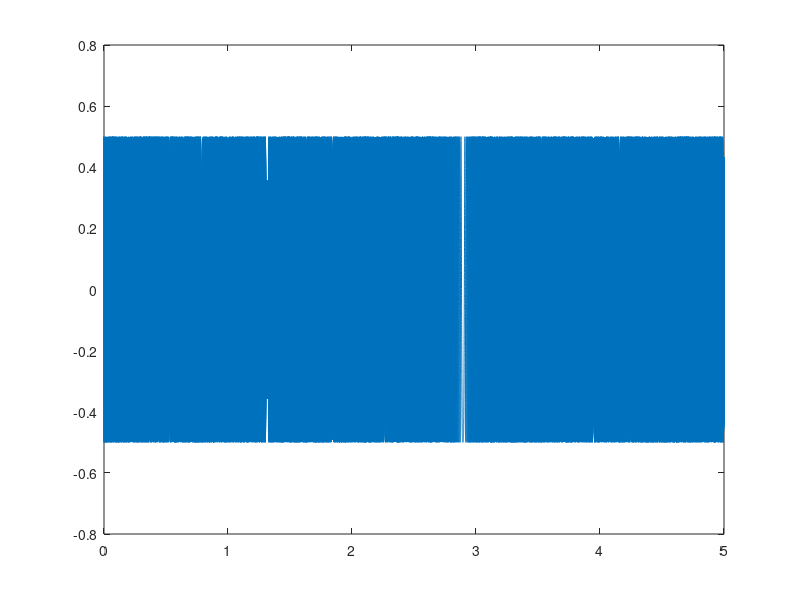

Recreate this plot in MATLAB.
% parameters of linear sweep
freq1 = 1000;
freq2 = 20000;

%Amplitude
A=0.5;
% sampling rate
fs_high = 48000;
fs_low = fs_high/4;

% length of a sweep
endTime = 5;

% number of samples of a sweep 
N_high = endTime * fs_high;
N_low = endTime * fs_low;

% ... first increasing for N points, then decreasing for N points
f_sweep = linspace(freq1, freq2, N_high);

% since (in continuous time) instantaneous frequency is derivative of
% phase, we have to compute the "integral" to get the phase for sin() ???
phi = 2 * pi * cumsum(f_sweep) / fs_high;

sweep = A*sin(phi);

% plotting
t = linspace(0, endTime, length(sweep));
plot(t, sweep);

audiowrite('sweep_sample48000.wav',sweep, fs_high, 'BitsPerSample',32 );

f_sweep = linspace(freq1, freq2, N_low);

%-- with four times lower sample rate
phi = 2 * pi * cumsum(f_sweep) / fs_low;

sweep = A*sin(phi);

t = linspace(0, endTime, length(sweep));
plot(t, sweep);

audiowrite('sweep_sample_OneFourth.wav',sweep, fs_low, 'BitsPerSample',32 );



